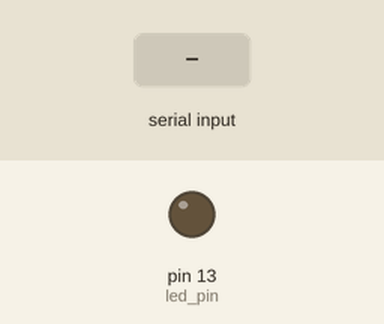
Simulated run of this sketch. Board: Arduino Uno, built with avr-gcc and run on an emulated ATmega328P. Shown: output pins drawn as LEDs (lit = HIGH). Inputs (shaded band) come from the test bench.

Above: at 1.2 s.
1.3 s: "1" received over Serial
At 2.5 s:
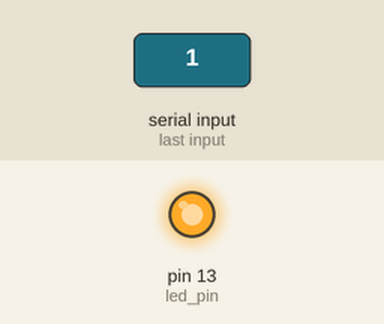
2.9 s: "0" received over Serial
At 3.7 s:
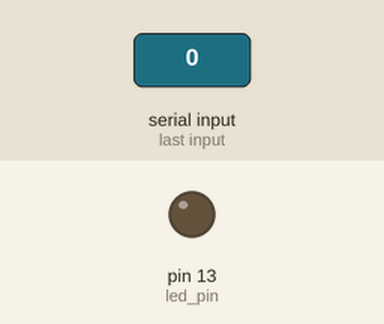
Timing chart, 0 to 5.9 s (numbered marks = the images above; inputs shaded):
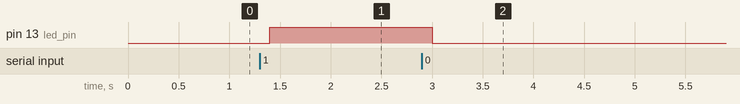

Measured:
- after the input at 1.3 s, pin 13 (led_pin): LOW → HIGH after 0.10 s
- after the input at 2.9 s, pin 13 (led_pin): HIGH → LOW after 0.10 s

The sketch:

arduinocode.ino
```cpp
int led_pin = 13;    // Initializing the LED pin


void setup ( ) {

              pinMode(led_pin, OUTPUT); // Declaring the LED pin as output pin

              Serial.begin(9600);       // Starting the serial communication at 9600 baurd rate

              }

              void loop ( ) {

                            if (Serial.available ( ) > 0) {   // Checking if the Processing IDE has send a value or not

                            char state = Serial.read ( );    // Reading the data received and saving in the state variable

                                  if(state == '1')             // If received data is '1', then turn on LED

                                  {

                                      digitalWrite (led_pin, HIGH);

                                  }

                              if (state == '0') {     // If received data is '0', then turn off led

                              digitalWrite (led_pin, LOW);
                              }

                              }

                              delay(100);

              }
```
